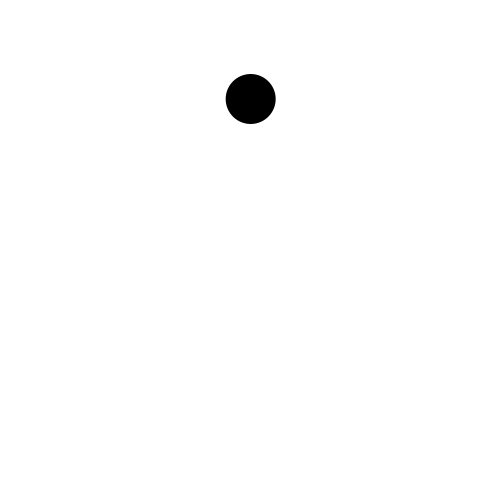
Frame 1 (no input)
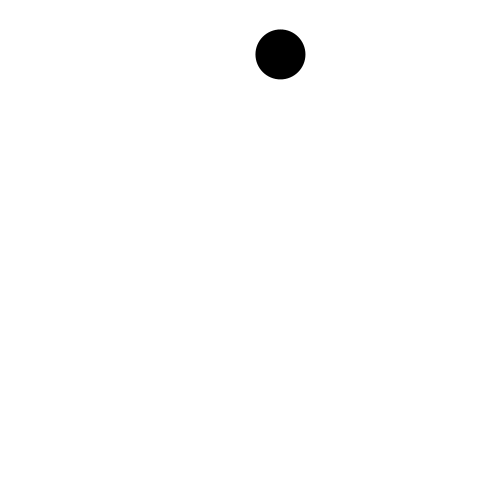
Frame 60 (the mouse pressed at the canvas centre just before this capture)
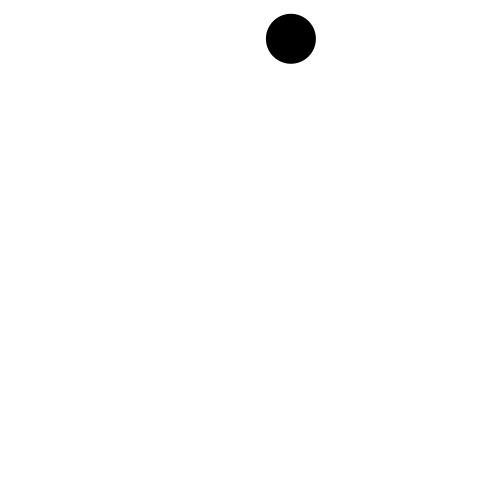
Frame 120 (the mouse held since frame 60 and released just before this capture)

The Processing sketch that drew these frames (run headless with seeded random() and noise(); from frame 60 on, the mouse is pressed at the canvas centre):

// Processing sketch: ch6_friction
// ── ch6_friction.pde
Mover m;
PVector friction;
float N = 1;
float mew = 0.01;

void setup() {
  size(500, 500);
  m = new Mover();
}

void draw() {
  background(255);
  
  if (m != null) {
    PVector v = m.vel.get(); // make a copy of m.vel as v
    v.normalize();
    friction = v.mult(-1 * N * mew);
    m.applyForce(friction);
    
    m.update();
    m.checkEdge();
    m.display();
  }
  
}

void keyPressed() {
  if (keyCode == ENTER) {
    float power = 4;
    PVector f = PVector.random2D().mult(power);
    m.applyForce(f);
  }
}

// ── Mover.pde
class Mover {

  PVector loc, vel, acc;
  float mass;
  float rad;

  Mover() {
    loc = new PVector(width/2, 100);
    vel = new PVector(random(-2, 2), random(-2, 2));
    acc = new PVector(random(-0.1, 0.1), random(-0.1, 0.1));
    mass = 1;
    rad = mass * 50;
  }

  Mover(PVector loc_) {
    loc = loc_;
    vel = new PVector(0, 0);
    acc = new PVector(0, 0);
    mass = 1;
    rad = mass * 50;
  }

  void applyForce(PVector f) {
    // F = m*a
    // F/m = a
    // a = F/m
    PVector a = PVector.div(f, mass); 
    acc.add(a);
  }


  void checkEdge() {

    if (loc.y + rad/2 >= height) {
      loc.y = height - rad/2;
      vel.y = vel.y * -1;
    } else if (loc.y - rad/2 <= 0) {
      loc.y = rad/2;
      vel.y = vel.y * -1;
    }
    
    if (loc.x + rad/2 >= width) {
      loc.x = width - rad/2;
      vel.x = vel.x * -1;
    } else if (loc.x - rad/2 <= 0) {
      loc.x = rad/2;
      vel.x = vel.x * -1;
    }
    
  }

  void update() {

    vel.add(acc); // (new)vel = (old)vel + acc
    loc.add(vel); // (new)loc = (old)loc + vel

    acc.mult(0);
  }

  void display() {
    noStroke();
    fill(0);
    ellipse(loc.x, loc.y, rad, rad);
  }
}
